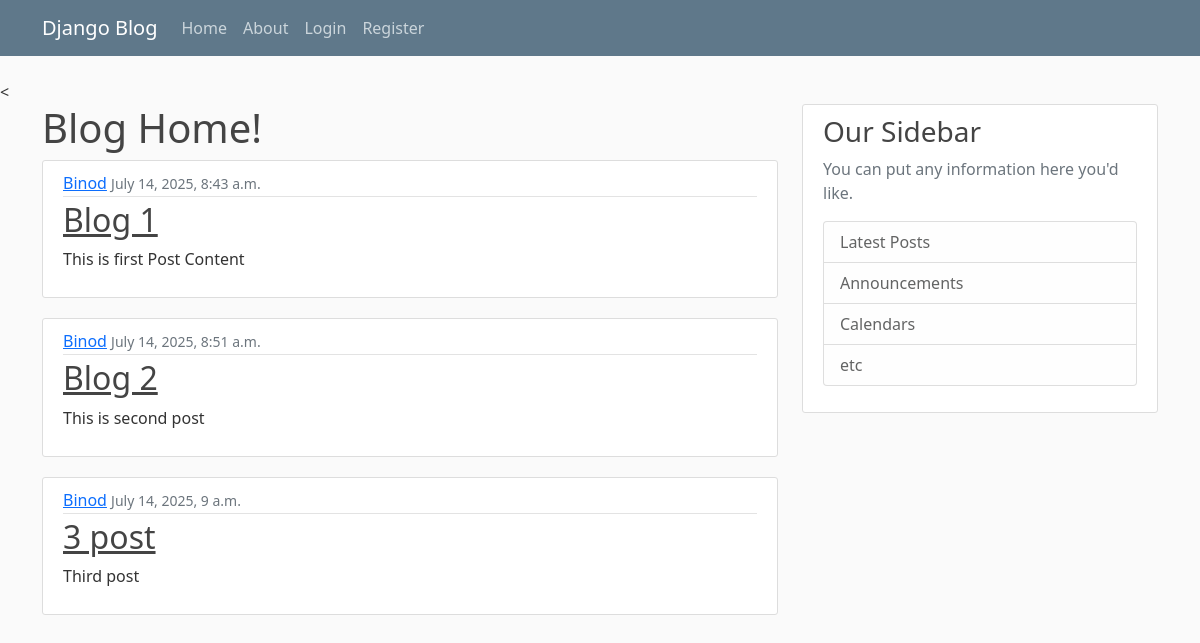
Before: / with the older database file.
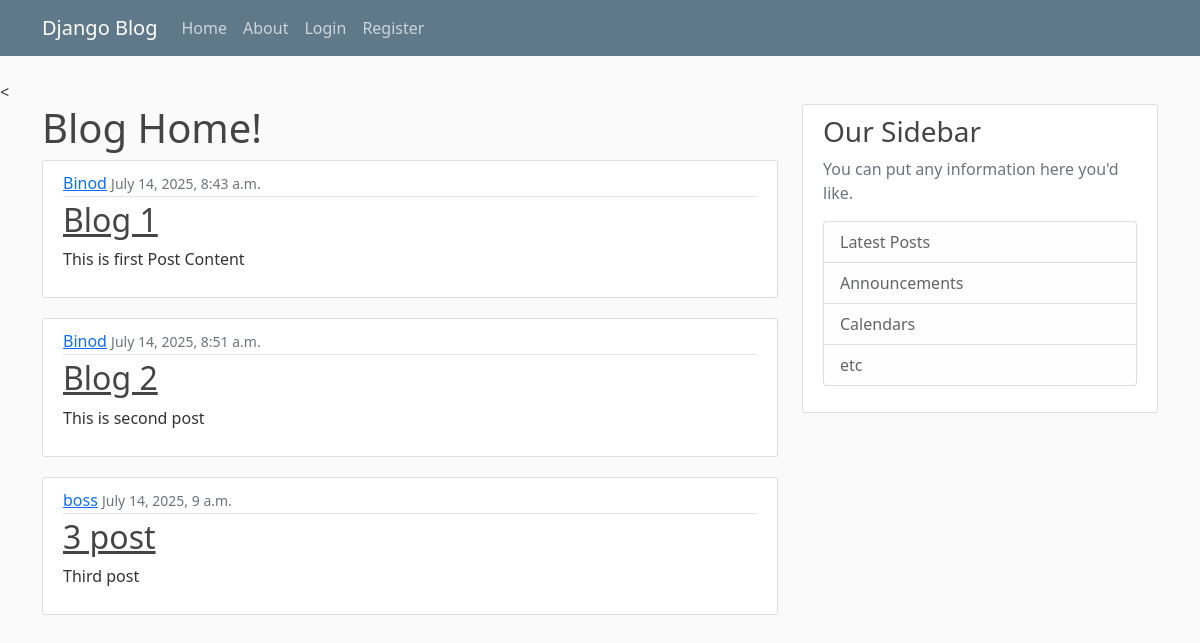
After: the same page with the newer database file.
### blog/models.py (models this page shows, shortened)
class Post(models.Model):
    title = models.CharField(max_length=100)
    content = models.TextField()
    date_post = models.DateTimeField(default=timezone.now)
    author = models.ForeignKey(User, on_delete=models.CASCADE)

### blog/views.py (the view)
# urls.py: path("", views.home, name="blog-home"),
def home(request):
    supllex = {'posts': Post.objects.all()}
    return render(request, "blog/home.html", supllex)

### blog/templates/blog/home.html
{% extends "blog/base.html" %} {% block content %}
<h1>Blog Home!</h1>
{% for post in posts %}
<article class="media content-section">
    <div class="media-body">
        <div class="article-metadata">
            <a class="mr-2" href="#">{{ post.author }}</a>
            <small class="text-muted">{{ post.date_post }}</small>
        </div>
        <h2><a class="article-title" href="#">{{ post.title }}</a></h2>
        <p class="article-content">{{ post.content }}</p>
    </div>
</article>
{% endfor %} {% endblock content %}

### blog/templates/blog/base.html (shortened to what this page needs)
{% load static %}
<<!DOCTYPE html>
<html lang="en">
    <head>
        <link href="https://cdn.jsdelivr.net/npm/bootstrap@5.0.2/dist/css/bootstrap.min.css" rel="stylesheet">
        <link rel="stylesheet" href="{% static 'blog/main.css'%}">
    </head>
    <header class="site-header">
        <nav class="navbar navbar-expand-md navbar-dark bg-steel fixed-top">
            <div class="container">
                <a class="navbar-brand mr-4" href="{% url 'blog-home' %}">Django Blog</a>
                <div class="collapse navbar-collapse" id="navbarToggle">
                    <div class="navbar-nav mr-auto">
                        <a class="nav-item nav-link" href="{% url 'blog-home' %}">Home</a>
                            <a class="nav-item nav-link" href="{% url 'blog-about' %}">About</a>
                    </div>
                    <div class="navbar-nav">
                        <a class="nav-item nav-link" href="#">Login</a>
                        <a class="nav-item nav-link" href="#">Register</a>
                    </div>
                </div>
            </div>
        </nav>
    </header>
    <body>
        <main role="main" class="container">
            <div class="row">
                <div class="col-md-8">
                    {% block content %}{% endblock %}
                </div>
                <div class="col-md-4">
                    <div class="content-section">
                        <h3>Our Sidebar</h3>
                        <p class='text-muted'>You can put any information here you'd like.
                            <ul class="list-group">
                                <li class="list-group-item list-group-item-light">Latest Posts</li>
                                <li class="list-group-item list-group-item-light">Announcements</li>
                                <li class="list-group-item list-group-item-light">Calendars</li>
                                <li class="list-group-item list-group-item-light">etc</li>
                            </ul>
                        </p>
                    </div>
                </div>
            </div>
        </main>
    </body>
</html>

### blog/static/blog/main.css (style rules this page uses)
body { background: #fafafa; color: #333333; margin-top: 5rem; }
h1, h2, h3, h4, h5, h6 { color: #444444; }
ul { margin: 0; }
.bg-steel { background-color: #5f788a; }
.site-header .navbar-nav .nav-link { color: #cbd5db; }
.content-section { background: #ffffff; padding: 10px 20px; border: 1px solid #dddddd; border-radius: 3px; margin-bottom: 20px; }
.article-title { color: #444444; }
.article-content { white-space: pre-line; }
.article-metadata { padding-bottom: 1px; margin-bottom: 4px; border-bottom: 1px solid #e3e3e3 }

Changed rows visible on the page:
changed Post "3 post": author "Binod" → "boss"
